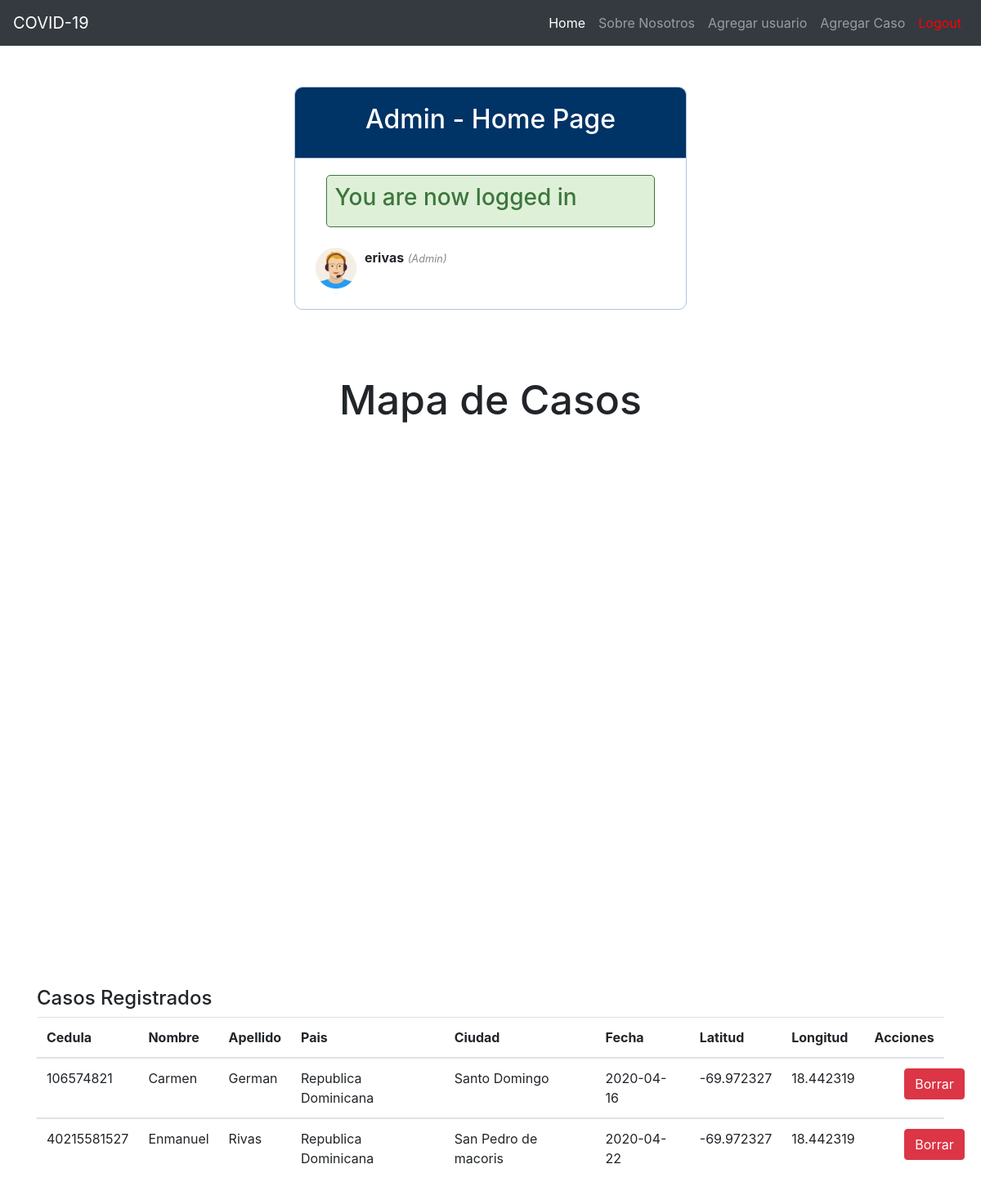
Screenshot of /home.php (signed in) with the database file from the repository.
### tables this page shows
CREATE TABLE `infectados` (
  `cedula` bigint(11) NOT NULL,
  `nombre` varchar(100) NOT NULL,
  `apellido` varchar(100) NOT NULL,
  `pais` varchar(100) NOT NULL,
  `ciudad` varchar(100) NOT NULL,
  `fecha` date NOT NULL,
  `latitud` varchar(100) NOT NULL,
  `longitud` varchar(100) NOT NULL
);

### query.php (called while the page is built, shortened)
<?php
  require 'dbconnection.php';
  $consultar ="SELECT *FROM infectados";
  $query = mysqli_query($conectar, $consultar);
?>

### home.php (the view, shortened to what this page needs)
<?php
require 'query.php'
?>
<!DOCTYPE html>
<html>
<head>
	<link rel="stylesheet" type="text/css" href="css/styles.css">
    <link rel="stylesheet" href="https://maxcdn.bootstrapcdn.com/bootstrap/4.0.0/css/bootstrap.min.css">
	<link rel="stylesheet" type="text/css" href="styleIndex.css">
    <link href='https://api.mapbox.com/mapbox-gl-js/v1.8.1/mapbox-gl.css' rel='stylesheet' />
</head>
<body>
<header>
		<nav class="navbar navbar-expand-md navbar-dark bg-dark">
	  <a class="navbar-brand" href="index.html">COVID-19</a>
	  <div class="collapse navbar-collapse" id="navbarSupportedContent">
	    <ul class="navbar-nav ml-auto">
	      <li class="nav-item active">
	        <a class="nav-link" href="index.php">Home</a>
		  </li>
		  <li class="nav-item">
	        <a class="nav-link" href="Carpeta About Us - Proyecto Final/index.html">Sobre Nosotros</a>
	      </li>
          <li class="nav-item">
            <a class="nav-link" href="create_user.php">Agregar usuario</a>
		  </li>
		  <li class="nav-item">
			  <a class="nav-link" href="Formulario.php">Agregar Caso</a>
		  </li>
	      <li class="nav-item">
	        <a class="nav-link" href="home.php?logout='1'" style="color: red;">Logout</a>
          </li>
	    </ul>
	  </div>
	</nav>
	</header>
    <div class="header">
		<h2>Admin - Home Page</h2>
	</div>
	<div class="content">
		<?php if (isset($_SESSION['success'])) : ?>
			<div class="error success" >
				<h3>
					<?php
						echo $_SESSION['success'];
					?>
				</h3>
			</div>
		<?php endif ?>
		<div class="profile_info">
			<img src="images/admin_profile.png"  >
			<div>
				<?php  if (isset($_SESSION['user'])) : ?>
					<strong><?php echo $_SESSION['user']['username']; ?></strong>
					<small>
						<i  style="color: #888;">(<?php echo ucfirst($_SESSION['user']['user_type']); ?>)</i>
						<br>
					</small>
				<?php endif ?>
			</div>
		</div>
    </div>
	<div class="container">
		<div class="section">
			<h3 style="font-size: 50px;">Mapa de Casos</h3>
		</div>
		<div class="section">
			<div id='map' style='width: 100%; height: 600px;'></div>
		</div>
		<table class="table">
			<thead>
				<tr>
					<h4>Casos Registrados</h4>
					<th>Cedula</th>
					<th>Nombre</th>
					<th>Apellido</th>
					<th>Pais</th>
					<th>Ciudad</th>
					<th>Fecha</th>
					<th>Latitud</th>
					<th>Longitud</th>
					<th>Acciones</th>
				</tr>
			</thead>
			<tbody id="datos">
			<?php
			foreach ($query as $row) { ?>
				<tr>
					<td><?php echo $row['cedula']; ?></td>
					<td><?php echo $row['nombre']; ?></td>
					<td><?php echo $row['apellido']; ?></td>
					<td><?php echo $row['pais']; ?></td>
					<td><?php echo $row['ciudad']; ?></td>
					<td><?php echo $row['fecha']; ?></td>
					<td><?php echo $row['latitud']; ?></td>
					<td><?php echo $row['longitud']; ?></td>
					<td><a class="btn btn-danger" href="delete.php?Cedula=<?php echo $row['cedula']; ?>">Borrar</a></td>
				</tr>
			</tbody>
			<?php
			 }
			 ?>
		</table>
	</div>
</body>
</html>

### css/styles.css (style rules this page uses)
* { margin: 0px; padding: 0px; }
body { font-size: 120%; background: #F8F8FF; }
.header { width: 40%; margin: 50px auto 0px; color: white; background: #5F9EA0; text-align: center; border: 1px solid #B0C4DE; border-bottom: none; border-radius: 10px 10px 0px 0px; padding: 20px; }
form, .content { width: 40%; margin: 0px auto; padding: 20px; border: 1px solid #B0C4DE; background: white; border-radius: 0px 0px 10px 10px; }
.btn { padding: 10px; font-size: 15px; color: white; background: #5F9EA0; border: none; border-radius: 5px; }
.error { width: 92%; margin: 0px auto; padding: 10px; border: 1px solid #a94442; color: #a94442; background: #f2dede; border-radius: 5px; text-align: left; }
.success { color: #3c763d; background: #dff0d8; border: 1px solid #3c763d; margin-bottom: 20px; }
.profile_info img { display: inline-block; width: 50px; height: 50px; margin: 5px; float: left; }
.profile_info div { display: inline-block; margin: 5px; }
.profile_info:after { content: ""; display: block; clear: both; }

### styleIndex.css (style rules this page uses)
.container { animation: transitionIn 1.00s; }
.btn { position:relative; top:50%; left:50%; }
.section { display: flex; text-align: center; justify-content: center; margin-top: 5em; }

### home.php (style rules this page uses)
.header { background: #003366; }

### rows the page displays
infectados: cedula "106574821", nombre "Carmen", apellido "German", pais "Republica Dominicana", ciudad "Santo Domingo", fecha "2020-04-16", latitud "-69.972327", longitud "18.442319"
infectados: cedula "40215581527", nombre "Enmanuel", apellido "Rivas", pais "Republica Dominicana", ciudad "San Pedro de macoris", fecha "2020-04-22", latitud "-69.972327", longitud "18.442319"

### other values shown
$_SESSION['success'] "You are now logged in"
$_SESSION['user']['username'] "erivas"
$_SESSION['user']['user_type'] "Admin"
